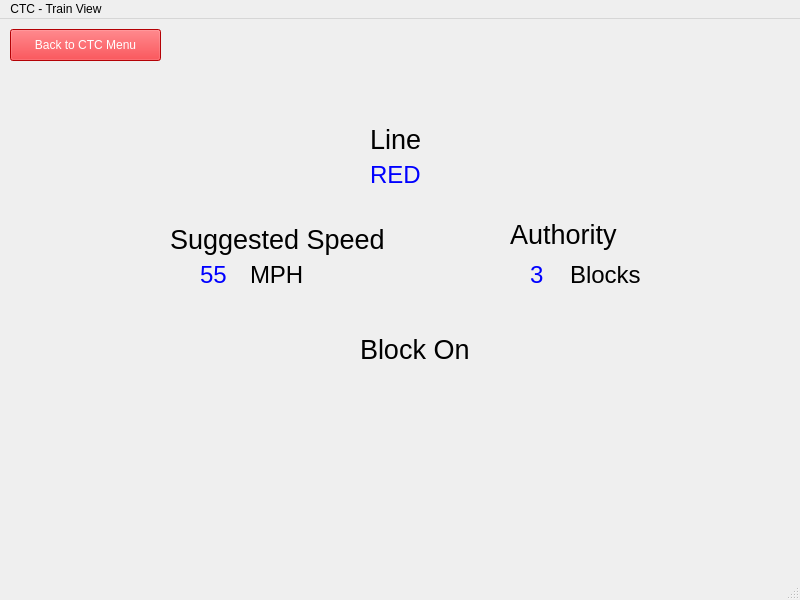
<?xml version="1.0" encoding="UTF-8"?>
<ui version="4.0">
 <class>MainWindow</class>
 <widget class="QMainWindow" name="MainWindow">
  <property name="geometry">
   <rect>
    <x>0</x>
    <y>0</y>
    <width>800</width>
    <height>600</height>
   </rect>
  </property>
  <property name="windowTitle">
   <string>MainWindow</string>
  </property>
  <widget class="QWidget" name="centralwidget">
   <widget class="QLabel" name="SpeedLabel">
    <property name="geometry">
     <rect>
      <x>170</x>
      <y>200</y>
      <width>221</width>
      <height>41</height>
     </rect>
    </property>
    <property name="font">
     <font>
      <pointsize>20</pointsize>
     </font>
    </property>
    <property name="text">
     <string>Suggested Speed</string>
    </property>
   </widget>
   <widget class="QLabel" name="SpeedUnits">
    <property name="geometry">
     <rect>
      <x>250</x>
      <y>240</y>
      <width>71</width>
      <height>31</height>
     </rect>
    </property>
    <property name="font">
     <font>
      <pointsize>18</pointsize>
     </font>
    </property>
    <property name="text">
     <string>MPH</string>
    </property>
   </widget>
   <widget class="QLabel" name="AuthorityLabel">
    <property name="geometry">
     <rect>
      <x>510</x>
      <y>200</y>
      <width>181</width>
      <height>31</height>
     </rect>
    </property>
    <property name="font">
     <font>
      <pointsize>20</pointsize>
     </font>
    </property>
    <property name="text">
     <string>Authority</string>
    </property>
   </widget>
   <widget class="QLabel" name="AuthorityUnits">
    <property name="geometry">
     <rect>
      <x>570</x>
      <y>240</y>
      <width>101</width>
      <height>31</height>
     </rect>
    </property>
    <property name="font">
     <font>
      <pointsize>18</pointsize>
     </font>
    </property>
    <property name="text">
     <string>Blocks</string>
    </property>
   </widget>
   <widget class="QPushButton" name="BackToMapMenu">
    <property name="geometry">
     <rect>
      <x>10</x>
      <y>10</y>
      <width>151</width>
      <height>32</height>
     </rect>
    </property>
    <property name="styleSheet">
     <string notr="true">background-color: rgb(252, 1, 7);
color: rgb(255, 255, 255);</string>
    </property>
    <property name="text">
     <string>Back to CTC Menu</string>
    </property>
   </widget>
   <widget class="QLabel" name="SpeedLabel_2">
    <property name="geometry">
     <rect>
      <x>370</x>
      <y>100</y>
      <width>111</width>
      <height>41</height>
     </rect>
    </property>
    <property name="font">
     <font>
      <pointsize>20</pointsize>
     </font>
    </property>
    <property name="text">
     <string>Line</string>
    </property>
   </widget>
   <widget class="QLabel" name="LineLabel">
    <property name="geometry">
     <rect>
      <x>370</x>
      <y>140</y>
      <width>91</width>
      <height>31</height>
     </rect>
    </property>
    <property name="font">
     <font>
      <pointsize>18</pointsize>
     </font>
    </property>
    <property name="styleSheet">
     <string notr="true">color: rgb(0, 0, 255);</string>
    </property>
    <property name="text">
     <string>RED</string>
    </property>
   </widget>
   <widget class="QLabel" name="SpeedLabel_3">
    <property name="geometry">
     <rect>
      <x>200</x>
      <y>240</y>
      <width>41</width>
      <height>31</height>
     </rect>
    </property>
    <property name="font">
     <font>
      <pointsize>18</pointsize>
     </font>
    </property>
    <property name="styleSheet">
     <string notr="true">color: rgb(0, 0, 255);</string>
    </property>
    <property name="text">
     <string>55</string>
    </property>
   </widget>
   <widget class="QLabel" name="AuthorityLabel_2">
    <property name="geometry">
     <rect>
      <x>530</x>
      <y>240</y>
      <width>41</width>
      <height>31</height>
     </rect>
    </property>
    <property name="font">
     <font>
      <pointsize>18</pointsize>
     </font>
    </property>
    <property name="styleSheet">
     <string notr="true">color: rgb(0, 0, 255);</string>
    </property>
    <property name="text">
     <string>3</string>
    </property>
   </widget>
   <widget class="QLabel" name="SpeedLabel_4">
    <property name="geometry">
     <rect>
      <x>360</x>
      <y>310</y>
      <width>111</width>
      <height>41</height>
     </rect>
    </property>
    <property name="font">
     <font>
      <pointsize>20</pointsize>
     </font>
    </property>
    <property name="text">
     <string>Block On</string>
    </property>
   </widget>
   <widget class="QLabel" name="BlockLabel">
    <property name="geometry">
     <rect>
      <x>370</x>
      <y>360</y>
      <width>111</width>
      <height>41</height>
     </rect>
    </property>
    <property name="font">
     <font>
      <pointsize>20</pointsize>
     </font>
    </property>
    <property name="styleSheet">
     <string notr="true">color: rgb(0, 0, 255);</string>
    </property>
    <property name="text">
     <string/>
    </property>
   </widget>
  </widget>
  <widget class="QMenuBar" name="menubar">
   <property name="geometry">
    <rect>
     <x>0</x>
     <y>0</y>
     <width>800</width>
     <height>24</height>
    </rect>
   </property>
   <widget class="QMenu" name="menuCTC_Train_View">
    <property name="title">
     <string>CTC - Train View</string>
    </property>
   </widget>
   <addaction name="menuCTC_Train_View"/>
  </widget>
  <widget class="QStatusBar" name="statusbar"/>
 </widget>
 <resources/>
 <connections/>
</ui>
